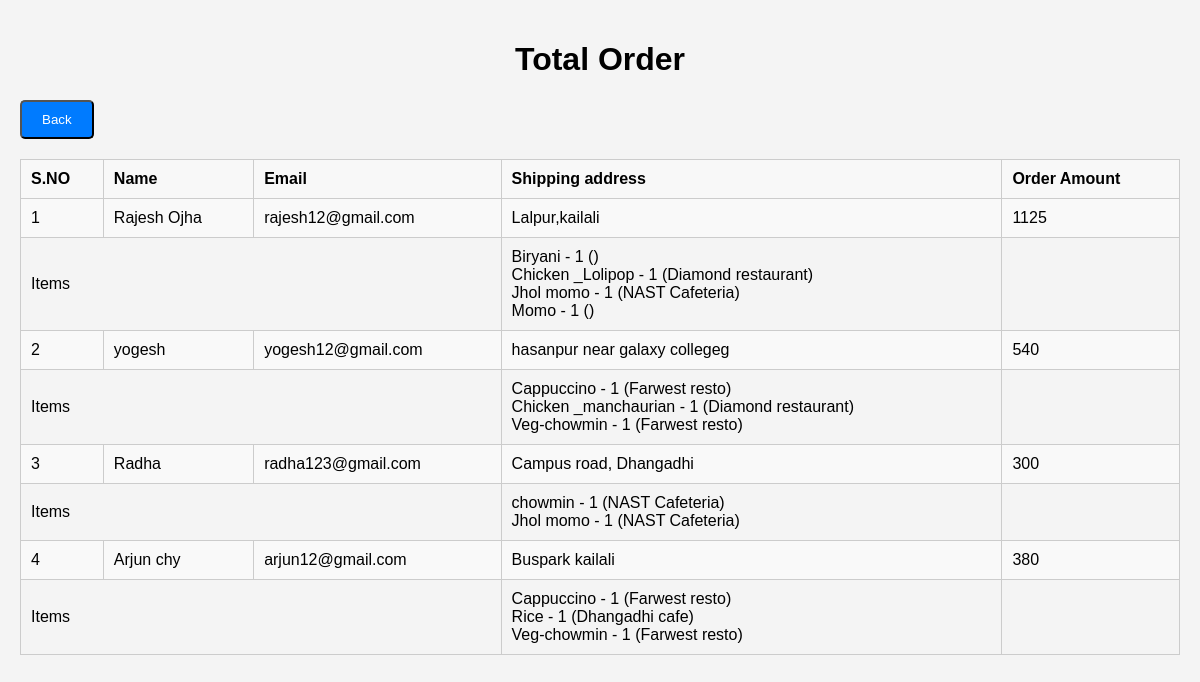
/OFOS/view_orders.php, run on the app's committed database.
### tables this page shows
CREATE TABLE `orders` (
  `id` int(11) NOT NULL,
  `customer_id` int(11) NOT NULL,
  `name` varchar(255) NOT NULL,
  `address` text NOT NULL,
  `phone` varchar(20) NOT NULL,
  `email` varchar(255) NOT NULL,
  `shipping_address` varchar(255) NOT NULL,
  `total_price` int(11) NOT NULL,
  `method` varchar(100) NOT NULL,
  `delivered` varchar(10) NOT NULL DEFAULT '0'
);

CREATE TABLE `order_details` (
  `id` int(11) NOT NULL,
  `order_id` int(11) NOT NULL,
  `res_id` int(11) NOT NULL,
  `food_name` varchar(20) NOT NULL,
  `price` varchar(50) NOT NULL,
  `qty` int(11) NOT NULL
);

CREATE TABLE `tbl_restaurants` (
  `R_ID` int(11) NOT NULL,
  `o_id` int(11) NOT NULL,
  `name` varchar(50) NOT NULL,
  `email` varchar(50) NOT NULL,
  `contact` bigint(10) NOT NULL,
  `address` varchar(50) NOT NULL
);

### OFOS/view_orders.php (the view, shortened to what this page needs)
<?php
include 'db.php';
$sql = "SELECT * FROM orders " ;
$result = $conn->query($sql);
?>
<!DOCTYPE html>
<html lang="en">
<head>
</head>
<body>
    <h1>Total Order</h1>
   <button class="back-button" onclick="history.back()">Back</button>
    <table>
        <tr>
            <th>S.NO</th>
            <th>Name</th>
            <th>Email</th>
            <th>Shipping address</th>
            <th>Order Amount</th>
        </tr>
        <?php
        $i = 1;
        if ($result && $result->num_rows > 0) {
            while($row = $result->fetch_assoc()) {
                $sql = "select * from order_details left join tbl_restaurants on tbl_restaurants.R_ID = order_details.res_id where order_details.order_id = ".$row['id'];
                $res = $conn->query($sql);
            ?>
        <tr>
            <td><?php echo $i; ?></td>
            <td><?php echo $row['name']; ?></td>
            <td><?php echo $row['email']; ?></td>
            <td><?php echo $row['shipping_address']; ?></td>
            <td><?php echo $row['total_price']; ?></td>
        </tr>
        <tr>
            <td colspan="3">Items</td>
            <td>
                <?php
                    while($detail = mysqli_fetch_assoc($res)){
                        ?>
                        <div><?php echo $detail['food_name']?> - <?php echo $detail['qty']?> (<?php echo $detail['name']?>)</div>
                        <?php
                    }
                ?>
            </td>
        </tr>
        <?php $i++; }
        } else {
            echo "<tr><td colspan='5'>No order placed</td></tr>";
        }
        ?>
    </table>
</body>
</html>

### OFOS/view_orders.php (style rules this page uses)
body { font-family: Arial, sans-serif; margin: 0; padding: 20px; background-color: #f4f4f4; }
h1 { text-align: center; }
table { width: 100%; border-collapse: collapse; margin-bottom: 20px; }
table, th, td { border: 1px solid #ccc; }
th, td { padding: 10px; text-align: left; }
th { background-color: #f8f8f8; }
tr:nth-child(even) { background-color: #f9f9f9; }
.back-button { display: inline-block; margin-bottom: 20px; padding: 10px 20px; background-color: #007bff; color: white; text-decoration: none; border-radius: 5px; cursor: pointer; }

### data on the page
orders: name "Rajesh Ojha", email "rajesh12@gmail.com", shipping_address "Lalpur,kailali", total_price "1125"
order_details: food_name "Biryani", qty "1"
order_details: food_name "Chicken _Lolipop", qty "1", tbl_restaurants.name "Diamond restaurant"
order_details: food_name "Jhol momo", qty "1", tbl_restaurants.name "NAST Cafeteria"
order_details: food_name "Momo", qty "1"
orders: name "yogesh", email "yogesh12@gmail.com", shipping_address "hasanpur near galaxy collegeg", total_price "540"
order_details: food_name "Cappuccino", qty "1", tbl_restaurants.name "Farwest resto"
order_details: food_name "Chicken _manchaurian", qty "1", tbl_restaurants.name "Diamond restaurant"
order_details: food_name "Veg-chowmin", qty "1", tbl_restaurants.name "Farwest resto"
orders: name "Radha", email "radha123@gmail.com", shipping_address "Campus road, Dhangadhi", total_price "300"
order_details: food_name "chowmin", qty "1", tbl_restaurants.name "NAST Cafeteria"
order_details: food_name "Jhol momo", qty "1", tbl_restaurants.name "NAST Cafeteria"
orders: name "Arjun chy", email "arjun12@gmail.com", shipping_address "Buspark kailali", total_price "380"
order_details: food_name "Cappuccino", qty "1", tbl_restaurants.name "Farwest resto"
order_details: food_name "Rice", qty "1", tbl_restaurants.name "Dhangadhi cafe"
order_details: food_name "Veg-chowmin", qty "1", tbl_restaurants.name "Farwest resto"
